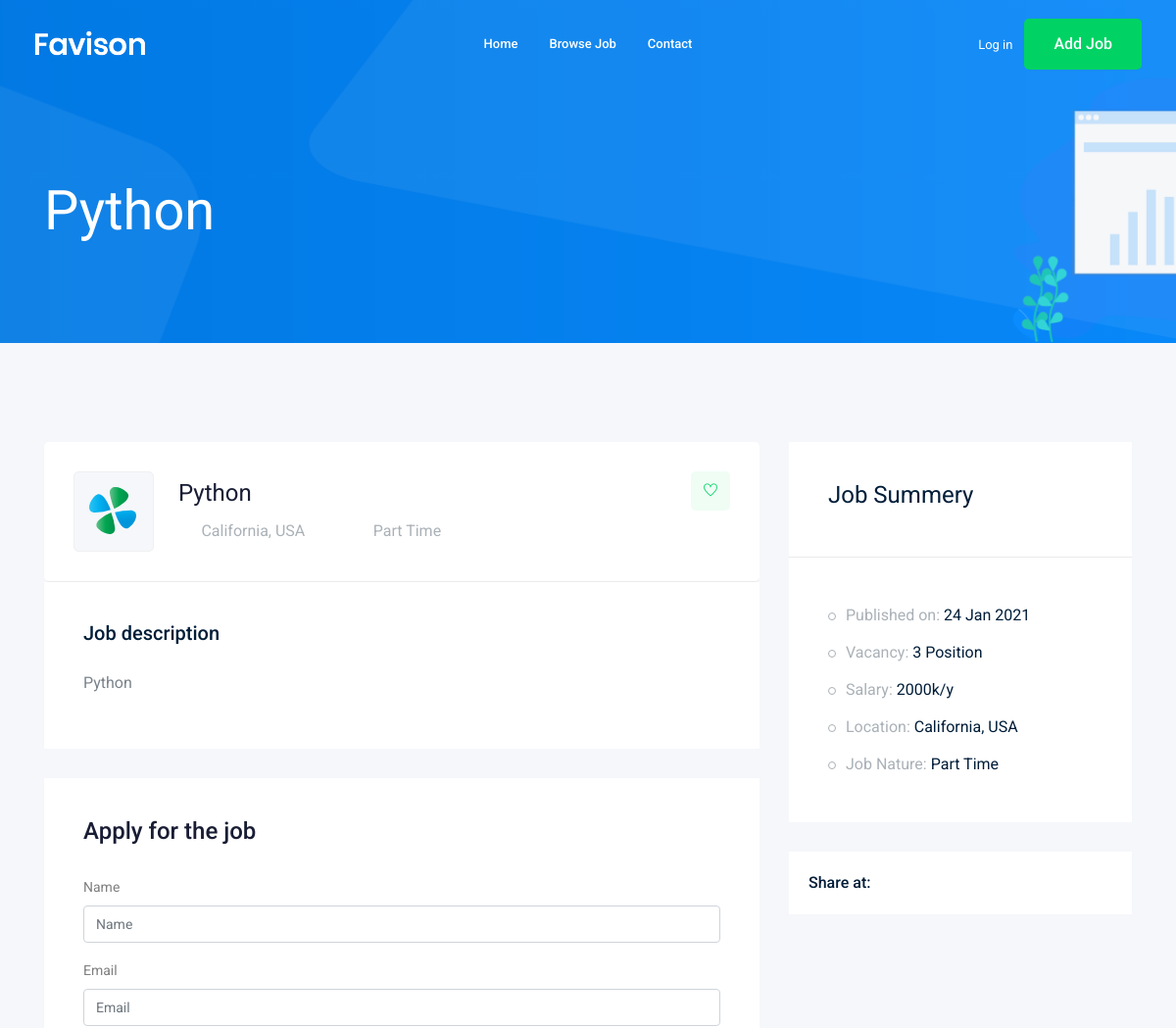
The page /jobs/python (upper part) on the database as committed earlier.
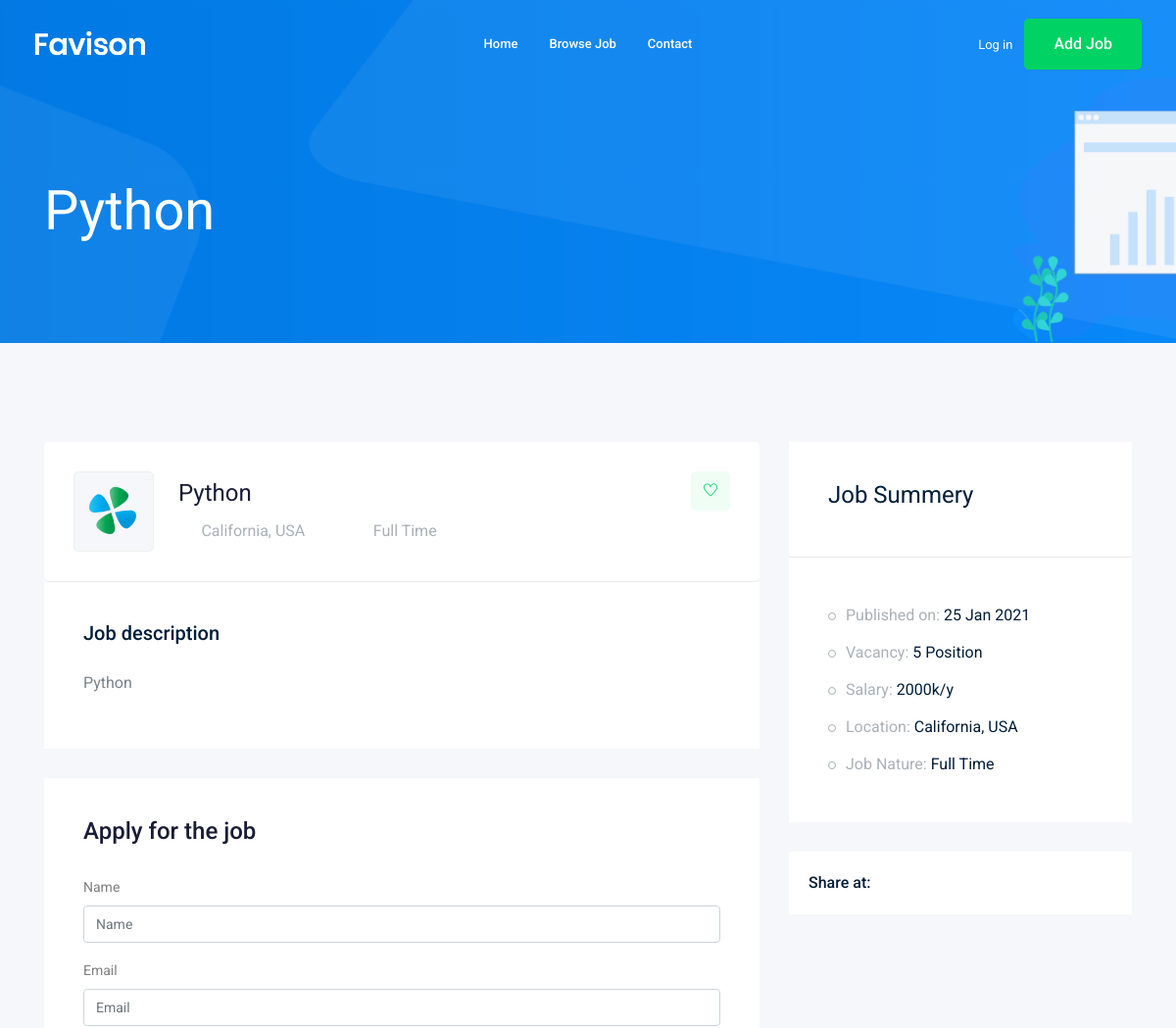
The same page on the database as committed later.
### job/models.py (models this page shows, shortened)
class Job(models.Model):
    owner = models.ForeignKey(User, related_name='job_owner' ,on_delete=models.CASCADE)
    title = models.CharField(max_length=1000000000000000000000000000000000000)
    job_type = models.CharField(max_length=1000000000000000000000000000000000000, choices=JOB_TYPE)
    description = models.TextField(max_length=1000000000000000000000000000000000000)
    published_at = models.DateTimeField(auto_now=True)
    Vacancy = models.IntegerField(default=1)
    salary = models.IntegerField(default=0)
    experience = models.IntegerField(default=1)
    category = models.ForeignKey('Category', on_delete=models.CASCADE)
    image = models.ImageField(upload_to=image_upload)
    slug = models.SlugField(blank=True ,null=True)
    def __str__(self):
        return self.title

### job/views.py (the view)
# urls.py: path('<str:slug>', views.job_detail, name='job_detail'),
def job_detail(request , slug):
    job_detail = Job.objects.get(slug=slug)
    if request.method=='POST':
        form = ApplyForm(request.POST , request.FILES)
        if form.is_valid():
            myform = form.save(commit=False)
            myform.job = job_detail
            myform.save()
    else:
        form = ApplyForm()
    context = {'job' : job_detail, 'form' :form}
    return render(request, 'job/job_detail.html', context)

### job/form.py
class ApplyForm(forms.ModelForm):
    class Meta:
        model = Apply
        fields = ['name', 'email', 'website', 'cv' , 'cover_letter']

### job/templates/job/job_detail.html (shortened to what the changed rows need)
{% extends "base.html" %}
{% load bootstrap4 %}
{% block body %}
    <div class="bradcam_area bradcam_bg_1">
        <div class="container">
            <div class="row">
                <div class="col-xl-12">
                    <div class="bradcam_text">
                        <h3>{{job}}</h3>
                    </div>
                </div>
            </div>
        </div>
    </div>
    <div class="job_details_area">
        <div class="container">
            <div class="row">
                <div class="col-lg-8">
                    <div class="job_details_header">
                        <div class="single_jobs white-bg d-flex justify-content-between">
                            <div class="jobs_left d-flex align-items-center">
                                <div class="jobs_conetent">
                                    <a href="#"><h4>{{job}}</h4></a>
                                    <div class="links_locat d-flex align-items-center">
                                        <div class="location">
                                            <p> <i class="fa fa-clock-o"></i>{{job.job_type}}</p>
                                        </div>
                                    </div>
                                </div>
                            </div>
                        </div>
                    </div>
                    <div class="descript_wrap white-bg">
                        <div class="single_wrap">
                            <h4>Job description</h4>
                            <p>{{job.description}}</p>
                        </div>
                    </div>
                </div>
                <div class="col-lg-4">
                    <div class="job_sumary">
                        <div class="job_content">
                            <ul>
                                <li>Published on: <span>{{job.published_at|date:'d M o'}}</span></li>
                                <li>Vacancy: <span>{{job.Vacancy}} Position</span></li>
                                <li>Salary: <span>{{job.salary}}k/y</span></li>
                                <li>Job Nature: <span>{{job.job_type}}</span></li>
                            </ul>
                        </div>
                    </div>
                </div>
            </div>
        </div>
    </div>
{% endblock body %}

Rows that differ between the two databases and show on the page:
changed Job "Python": job_type "Part Time" → "Full Time"; published_at "24 Jan 2021" → "25 Jan 2021"; Vacancy "3" → "5"
